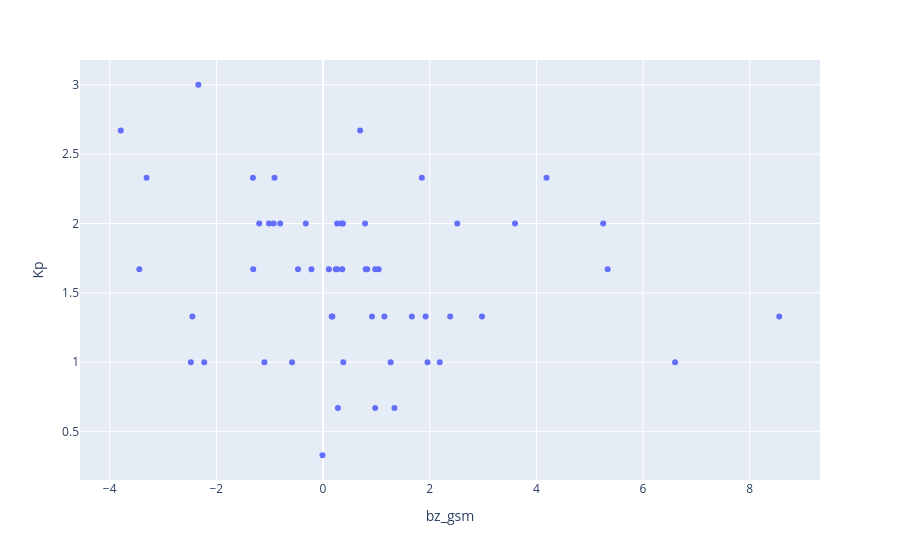

Notebook cell for this chart:
### Code cell
px.scatter(
    kp_merged,
    x="bz_gsm",
    y="Kp"
)

### Figure 1 — Plotly figure (JSON) as saved in the notebook; plotly's stock layout.template omitted (floating-point values rounded to 4 significant figures)
{"data": [{"hovertemplate": "bz_gsm=%{x}<br>Kp=%{y}<extra></extra>", "legendgroup": "", "marker": {"color": "#636efa", "symbol": "circle"}, "mode": "markers", "name": "", "orientation": "v", "showlegend": false, "type": "scatter", "x": [-0.804, 0.1098, 0.8, 1.151, 0.1747, 0.3735, 1.043, 0.9175, 0.8276, 1.959, 0.9778, -0.4695, 3.6, -1.196, 2.98, -1.101, 1.665, 0.2643, 4.19, 5.253, 6.6, 5.337, 8.554, -0.3234, -3.309, -1.315, 0.1621, -0.01022, -0.5811, -0.9269, 0.2398, 0.2787, 1.924, -2.228, -2.45, -2.479, -3.793, -2.339, 1.852, 1.339, -0.9101, 0.2667, 0.3803, 1.268, -1.014, 0.6949, 0.3448, 2.517, -3.445, 0.7884, 0.3602, -0.2168, 0.9783, 2.384, -1.309, 2.188], "xaxis": "x", "y": [2.0, 1.67, 1.67, 1.33, 1.33, 2.0, 1.67, 1.33, 1.67, 1.0, 0.67, 1.67, 2.0, 2.0, 1.33, 1.0, 1.33, 2.0, 2.33, 2.0, 1.0, 1.67, 1.33, 2.0, 2.33, 2.33, 1.33, 0.33, 1.0, 2.0, 1.67, 0.67, 1.33, 1.0, 1.33, 1.0, 2.67, 3.0, 2.33, 0.67, 2.33, 1.67, 1.0, 1.0, 2.0, 2.67, 2.0, 2.0, 1.67, 2.0, 1.67, 1.67, 1.67, 1.33, 1.67, 1.0], "yaxis": "y"}], "layout": {"legend": {"tracegroupgap": 0}, "margin": {"t": 60}, "xaxis": {"anchor": "y", "domain": [0, 1], "title": {"text": "bz_gsm"}}, "yaxis": {"anchor": "x", "domain": [0, 1], "title": {"text": "Kp"}}}}
